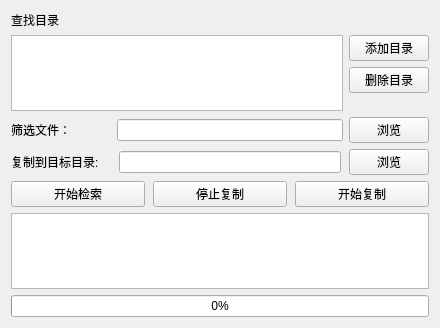
<?xml version="1.0" encoding="UTF-8"?>
<ui version="4.0">
 <class>Widget</class>
 <widget class="QWidget" name="Widget">
  <property name="geometry">
   <rect>
    <x>0</x>
    <y>0</y>
    <width>440</width>
    <height>328</height>
   </rect>
  </property>
  <property name="windowTitle">
   <string>Widget</string>
  </property>
  <layout class="QVBoxLayout" name="verticalLayout_3">
   <item>
    <layout class="QVBoxLayout" name="verticalLayout_2">
     <item>
      <widget class="QLabel" name="label">
       <property name="text">
        <string>查找目录</string>
       </property>
      </widget>
     </item>
     <item>
      <layout class="QHBoxLayout" name="horizontalLayout">
       <item>
        <widget class="QListWidget" name="listWidgetSrcDir"/>
       </item>
       <item>
        <layout class="QVBoxLayout" name="verticalLayout">
         <item>
          <widget class="QPushButton" name="pushButtonAddDir">
           <property name="text">
            <string>添加目录</string>
           </property>
          </widget>
         </item>
         <item>
          <widget class="QPushButton" name="pushButtonDelDir">
           <property name="text">
            <string>删除目录</string>
           </property>
          </widget>
         </item>
         <item>
          <spacer name="verticalSpacer">
           <property name="orientation">
            <enum>Qt::Vertical</enum>
           </property>
           <property name="sizeHint" stdset="0">
            <size>
             <width>20</width>
             <height>40</height>
            </size>
           </property>
          </spacer>
         </item>
        </layout>
       </item>
      </layout>
     </item>
    </layout>
   </item>
   <item>
    <layout class="QHBoxLayout" name="horizontalLayout_4">
     <item>
      <widget class="QLabel" name="label_3">
       <property name="minimumSize">
        <size>
         <width>100</width>
         <height>0</height>
        </size>
       </property>
       <property name="text">
        <string>筛选文件：</string>
       </property>
      </widget>
     </item>
     <item>
      <widget class="QLineEdit" name="lineEditSelFile"/>
     </item>
     <item>
      <widget class="QPushButton" name="pushButtonOpenSelFile">
       <property name="text">
        <string>浏览</string>
       </property>
      </widget>
     </item>
    </layout>
   </item>
   <item>
    <layout class="QHBoxLayout" name="horizontalLayout_2">
     <property name="spacing">
      <number>8</number>
     </property>
     <item>
      <widget class="QLabel" name="label_2">
       <property name="minimumSize">
        <size>
         <width>100</width>
         <height>0</height>
        </size>
       </property>
       <property name="text">
        <string>复制到目标目录:</string>
       </property>
      </widget>
     </item>
     <item>
      <widget class="QLineEdit" name="lineEditDstCPDir"/>
     </item>
     <item>
      <widget class="QPushButton" name="pushButtonOpenDstDir">
       <property name="text">
        <string>浏览</string>
       </property>
      </widget>
     </item>
    </layout>
   </item>
   <item>
    <layout class="QHBoxLayout" name="horizontalLayout_3">
     <property name="spacing">
      <number>8</number>
     </property>
     <item>
      <widget class="QPushButton" name="pushButtonStartFind">
       <property name="text">
        <string>开始检索</string>
       </property>
      </widget>
     </item>
     <item>
      <widget class="QPushButton" name="pushButtonStopCP">
       <property name="text">
        <string>停止复制</string>
       </property>
      </widget>
     </item>
     <item>
      <widget class="QPushButton" name="pushButtonStartCP">
       <property name="text">
        <string>开始复制</string>
       </property>
      </widget>
     </item>
    </layout>
   </item>
   <item>
    <widget class="QListWidget" name="listWidgetRes"/>
   </item>
   <item>
    <widget class="QProgressBar" name="progressBar">
     <property name="value">
      <number>0</number>
     </property>
    </widget>
   </item>
  </layout>
 </widget>
 <layoutdefault spacing="6" margin="11"/>
 <resources/>
 <connections/>
</ui>
